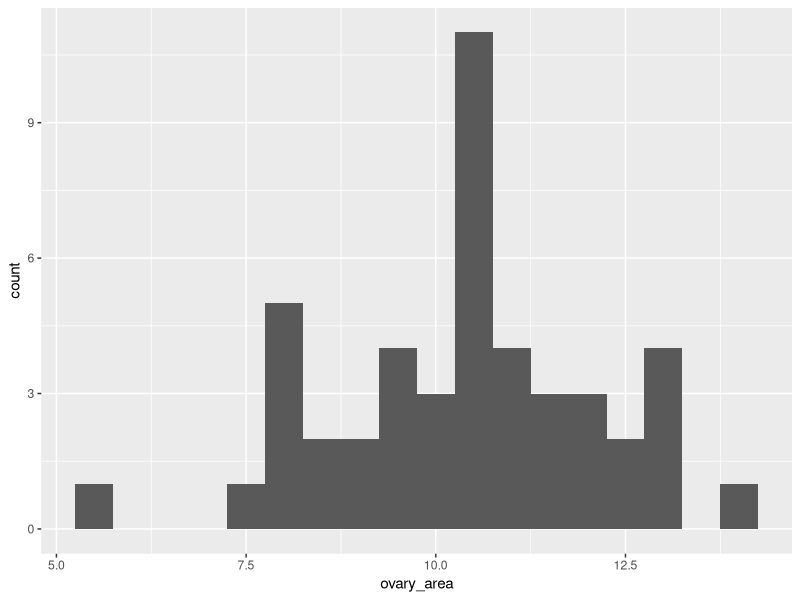

The R script that drew this image:
## ---- chunk 1
knitr::opts_chunk$set(include = F)
## ---- chunk 2
A1_Data_Excel <- read.csv("datafolder/A1_Data_Excel.csv")

NoBlank <- A1_Data_Excel[1:46, 1:8]

cc1_data <- subset(
  NoBlank,
  select = -c(population_name, latitude, longitude, avg_aug_temp)
)

cc1_data$ovary_area <- cc1_data$ovary_width * cc1_data$ovary_height
## ---- chunk 3
area_means <- aggregate(
  cc1_data$ovary_area,
  list(cc1_data$population_type),
  mean
)
names(area_means) <- c("Population Type", "Ovary Area")
## ---- chunk 4
library(knitr)
kable(area_means, caption = "Mean Ovary Area by Population Type")
## ---- chunk 5
library(ggplot2)
ggplot(data = cc1_data, aes(x = ovary_area)) + geom_histogram(binwidth = 0.5)
